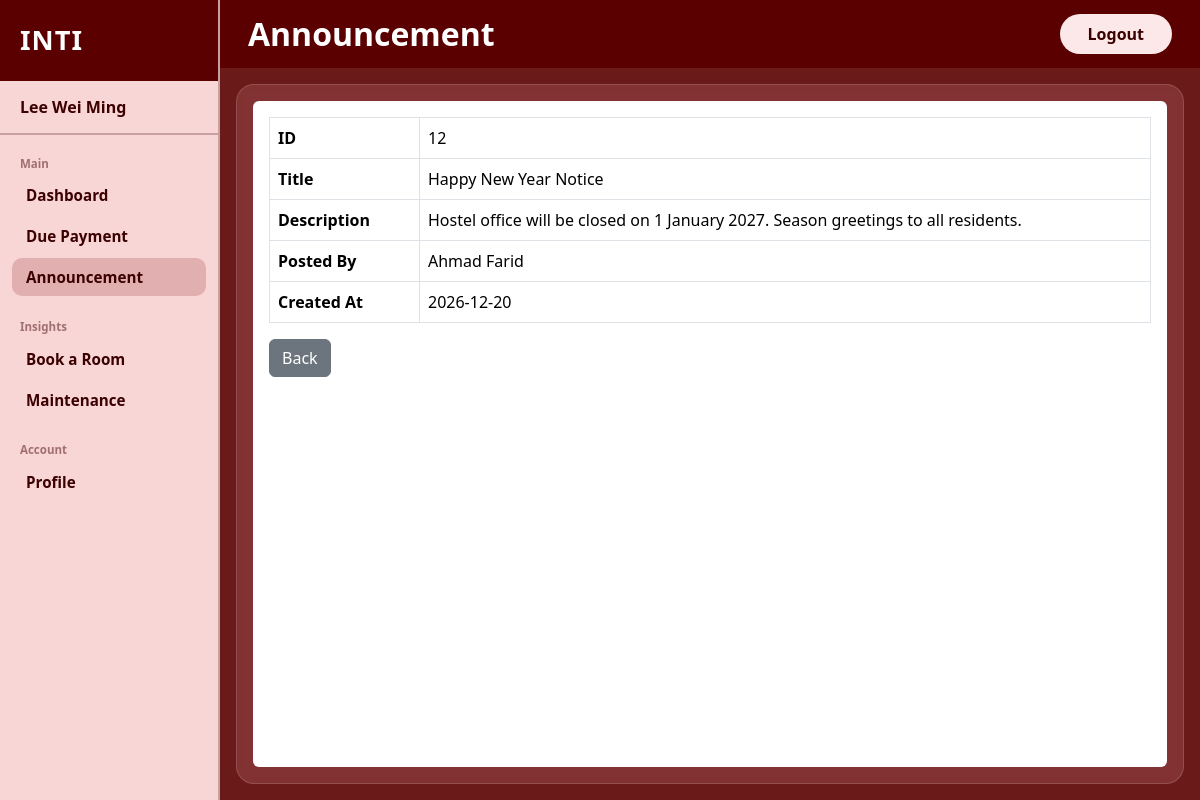
The page /student_announcement_view?announcement_id=12 (signed in) on the database its author committed.
### tables this page shows
CREATE TABLE Announcement (
            announcement_id INTEGER PRIMARY KEY AUTOINCREMENT NOT NULL,
            title           TEXT NOT NULL,
            description     TEXT NOT NULL,
            created_at      TEXT DEFAULT CURRENT_TIMESTAMP,
            audience        TEXT NOT NULL DEFAULT 'all' CHECK(audience IN ('all', 'one')),
            staff_id        INTEGER NOT NULL,
            FOREIGN KEY (staff_id) REFERENCES Staff(staff_id)
        );

CREATE TABLE Staff (
            staff_id          INTEGER PRIMARY KEY AUTOINCREMENT NOT NULL,
            fullname          TEXT NOT NULL,
            email             TEXT UNIQUE NOT NULL,
            password          TEXT NOT NULL,
            role              TEXT NOT NULL CHECK(role IN ('admin', 'warden')),
            phone             TEXT NOT NULL,
            reset_token       TEXT DEFAULT NULL,
            reset_token_used  INTEGER DEFAULT 0
        );

### app.py (the view)
@app.route("/student_announcement_view")
def student_announcement_view():
    if session.get('user_id') is None or session.get('role') != 'student':
        return redirect('/user_login')
    announcement_id = request.args.get("announcement_id", "")
    conn = get_db()
    row = conn.execute("""
        SELECT a.announcement_id, a.title, a.description, a.created_at,
               s.fullname AS staff_name
        FROM Announcement a
        JOIN Staff s ON a.staff_id = s.staff_id
        WHERE a.announcement_id = ?
    """, (announcement_id,)).fetchone()
    if not row:
        return redirect("/student_announcement")
    return render_template("Student Announcement View.html", row=row)

### app.py (called while the page is built, shortened)
def get_db():
    if 'db' not in g:
        g.db = get_connection()
    return g.db

@app.context_processor          # run this before every template render
def inject_unread_status():
    user_id = session.get('user_id')
    role = session.get('role')
    has_unread = False                       # assume no unread by default
    if user_id and role == 'student':       # only check if someone is logged in and student
        conn = get_db()
        student = conn.execute(
            "SELECT last_read_announcement_at FROM Student WHERE student_id = ?",
            (user_id,)
        ).fetchone()
        if student['last_read_announcement_at'] is None:
            has_unread = True
    return dict(has_unread=has_unread)

### database.py (called while the page is built)
def get_connection():
    conn = sqlite3.connect(DB_NAME)
    conn.row_factory = sqlite3.Row
    conn.execute("PRAGMA foreign_keys = ON")
    return conn

### templates/Student Announcement View.html (shortened to what this page needs)
<!DOCTYPE html>
<html lang="en">
<head>
    <link href="https://cdn.jsdelivr.net/npm/bootstrap@5.3.3/dist/css/bootstrap.min.css" rel="stylesheet"/>
    <link href="{{ url_for('static', filename='style.css') }}" rel="stylesheet"/>
</head>
<body>
<div class="d-flex vh-100">
    <aside class="sidebar d-flex flex-column">
        <div class="sidebar-brand">
            <span class="brand-chms">INTI</span>
        </div>
        <div class="sidebar-username">
            <span>{{session["fullname"]}}</span>
        </div>
        <nav class="sidebar-nav flex-grow-1">
            <div class="nav-section-label">Main</div>
            <a href="/student_dashboard" class="nav-item ">Dashboard</a>
            <a href="/student_due_payment" class="nav-item">Due Payment</a>
            <a href="/student_announcement" class="nav-item active">Announcement</a>
            <div class="nav-section-label mt-3">Insights</div>
            <a href="/student_book_room" class="nav-item">Book a Room</a>
            <a href="/student_maintenance" class="nav-item">Maintenance</a>
            <div class="nav-section-label mt-3">Account</div>
            <a href="/student_profile" class="nav-item">Profile</a>
        </nav>
    </aside>
    <div class="main-wrapper d-flex flex-column flex-grow-1">
        <header class="topbar d-flex align-items-center justify-content-between">
            <h1 class="page-title">Announcement</h1>
            <a href="/user_logout" class="btn btn-logout">Logout</a>
        </header>
        <main class="content-area flex-grow-1 p-3">
            <div class="content-card h-100 d-flex flex-column p-3">
                <div class="flex-grow-1 bg-white rounded p-3">
                    {% if row %}
                    <table class="table table-bordered">
                        <tr>
                            <th style="width: 150px;">ID</th>
                            <td>{{ row['announcement_id'] }}</td>
                        </tr>
                        <tr>
                            <th>Title</th>
                            <td>{{ row['title'] }}</td>
                        </tr>
                        <tr>
                            <th>Description</th>
                            <td>{{ row['description'] }}</td>
                        </tr>
                        <tr>
                            <th>Posted By</th>
                            <td>{{ row['staff_name'] }}</td>
                        </tr>
                        <tr>
                            <th>Created At</th>
                            <td>{{ row['created_at'] }}</td>
                        </tr>
                    </table>
                    <a href="/student_announcement" class="btn btn-secondary">Back</a>
                    {% else %}
                    <p class="text-center">Announcement not found.</p>
                    {% endif %}
                </div>
            </div>
        </main>
    </div>
</div>
</body>
</html>

### static/style.css (style rules this page uses)
:root { --sidebar-bg: #f9d6d6; --sidebar-width: 220px; --topbar-bg: #5a0000; --main-bg: #6b1a1a; --brand-color: #3b0000; --nav-label-color: #a07070; --nav-item-color: #3b0000; --nav-active-bg: rgba(180, 100, 100, 0.35); --content-card-bg: rgba(160, 80, 80, 0.45); --logout-bg: #fce8e8; --logout-color: #3b0000; }
body { font-family: 'Segoe UI', sans-serif; background: var(--main-bg); min-height: 100vh; display: flex; flex-direction: column; }
.sidebar { width: var(--sidebar-width); min-width: var(--sidebar-width); background: var(--sidebar-bg); border-right: 2px solid #c9a0a0; }
.sidebar-brand { background: var(--topbar-bg); padding: 20px 20px; }
.brand-chms { font-size: 1.7rem; font-weight: 900; color: #fff; letter-spacing: 1px; }
.sidebar-username { padding: 14px 20px; font-weight: 700; font-size: 1rem; color: var(--nav-item-color); border-bottom: 2px solid #c9a0a0; }
.sidebar-nav { padding: 16px 12px; display: flex; flex-direction: column; gap: 2px; }
.nav-section-label { font-size: 0.72rem; font-weight: 600; color: var(--nav-label-color); text-transform: none; padding: 4px 8px 2px; }
.nav-item { position: relative; display: block; padding: 8px 14px; font-weight: 700; font-size: 0.95rem; color: var(--nav-item-color); text-decoration: none; border-radius: 10px; transition: background 0.15s; }
.nav-item.active { background: var(--nav-active-bg); color: var(--nav-item-color); }
.main-wrapper { background: var(--main-bg); }
.topbar { background: var(--topbar-bg); padding: 14px 28px; }
.page-title { color: #fff; font-size: 2rem; font-weight: 900; margin: 0; }
.btn-logout { background: var(--logout-bg); color: var(--logout-color); font-weight: 700; font-size: 1rem; border: none; border-radius: 50px; padding: 8px 28px; }
.content-area { padding: 16px !important; min-height: 0; overflow: hidden; }
.content-card { background: var(--content-card-bg); border-radius: 18px; border: 1px solid rgba(255, 255, 255, 0.15); backdrop-filter: blur(4px); min-height: 100%; overflow-y: auto; overflow-x: auto; }
.table { table-layout: auto; }
.table th, .table td { white-space: normal; word-wrap: break-word; word-break: break-word; max-width: 250px; vertical-align: middle; }
.table td:last-child { max-width: none; white-space: nowrap; }

### rows shown on the page
Announcement: announcement_id "12", title "Happy New Year Notice", description "Hostel office will be closed on 1 January 2027. Season greetings to all residents.", created_at "2026-12-20"
Staff: staff_name "Ahmad Farid"

### other values the page prints
{{ session["fullname"] }} "Lee Wei Ming"
